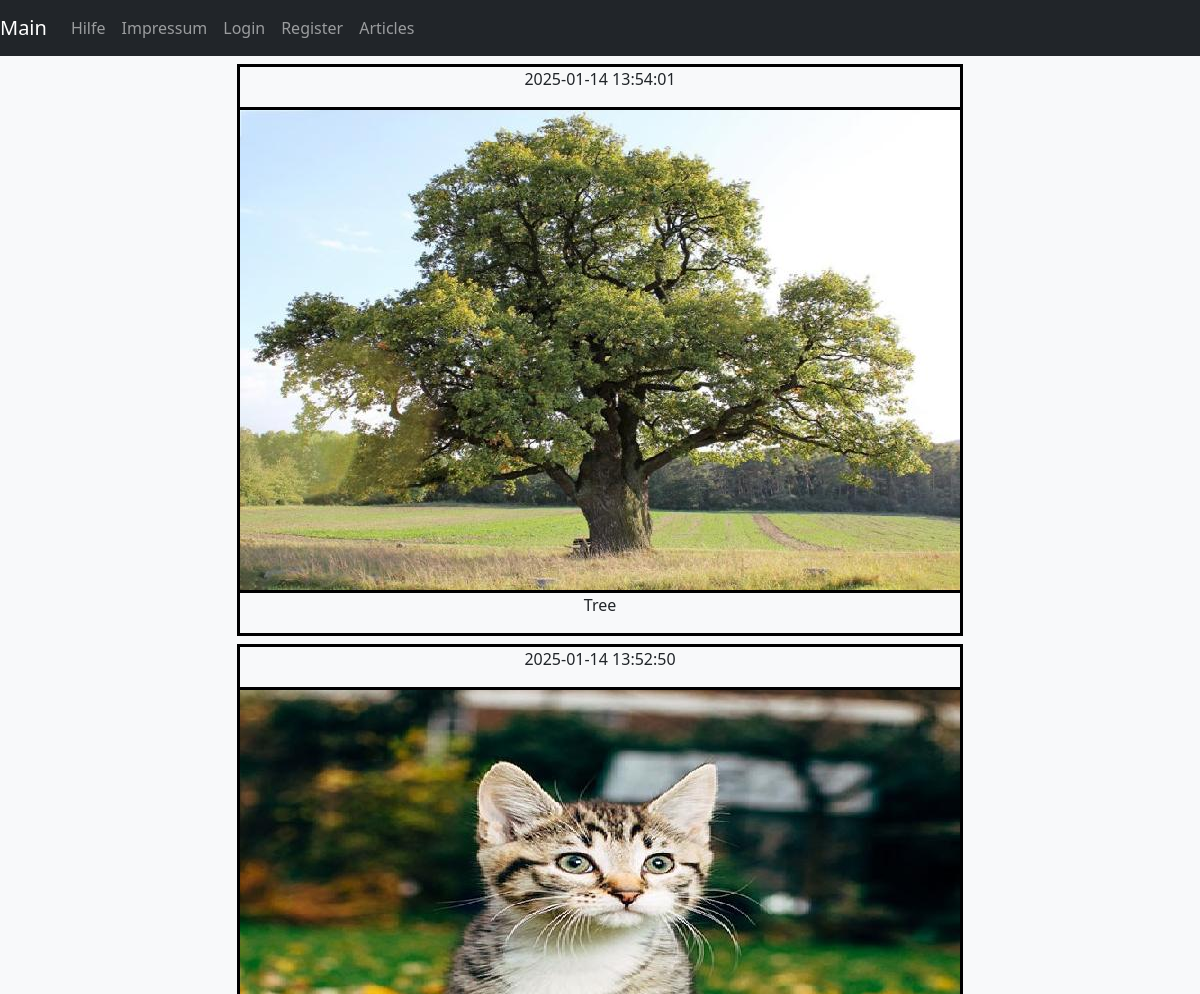
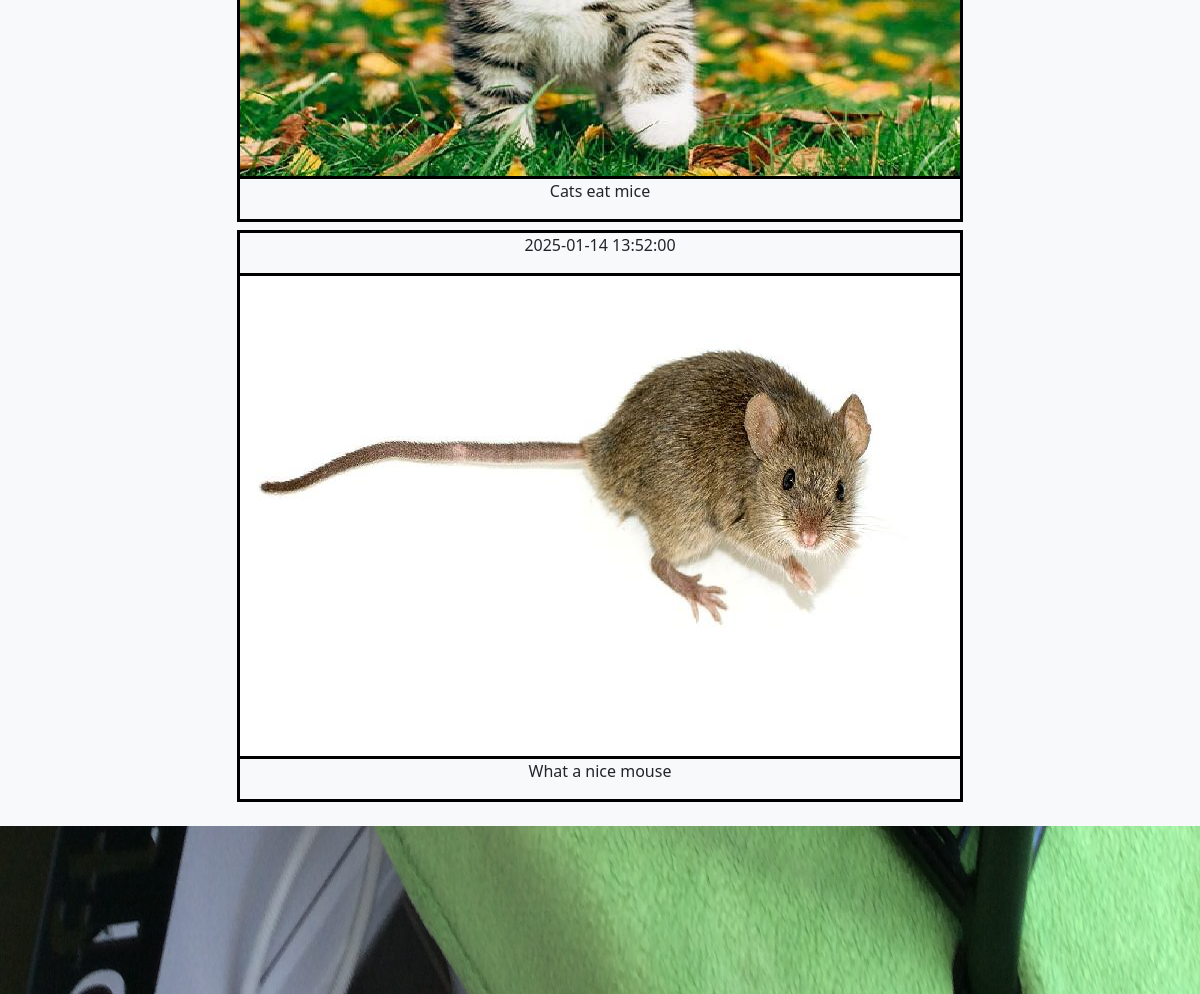
The app's page /sites/articles.php with its own data (2 pictures, top to bottom).
### tables this page shows
CREATE TABLE `article` (
  `Id` int(11) NOT NULL,
  `Comment` varchar(500) NOT NULL,
  `Filename` varchar(100) NOT NULL,
  `UploadDate` datetime NOT NULL
);

### sites/articles.php (called while the page is built)
<?php
$content = '../inc/site-contents/articles-content.php';
include '../inc/site-base.php';
?>

### inc/db-util.php (called while the page is built, shortened)
<?php
$db = NULL;
function getDb() {
    $config = require('..\config\dbaccess.php');
    global $db;
    if (!isset($db)) {
        $db = new mysqli($config["host"], $config["user"], $config["password"], $config["database"]);
    }
    return $db;
}
function getArticles() {
    $db = getDb();
    $result = $db->query("SELECT * FROM article
                          ORDER BY UploadDate DESC");
    $array = [];
    while ($obj = $result->fetch_object()) {
        $array[] = $obj;
    }
    return $array;
}
?>

### inc/site-contents/articles-content.php (the view)
<?php
$dir = "../resources/news/";
$allFiles = scandir($dir);
$files = array_diff($allFiles, array('.', '..'));
usort($files, function($a, $b) {
    $dir = "../resources/news/";
    return filectime($dir . $b) - filectime($dir . $a);
});
$articles = getArticles();
?>
<div class="d-flex justify-content-center">
    <ul class="list-unstyled">
        <?php foreach ($articles as $article):
                if (file_exists($dir . $article -> Filename)):
                    $path_parts = pathinfo($article -> Filename);
                    $filenameWithoutExtension = $path_parts['filename']; ?>
        <li>
            <div class='border border-3 border-black m-2 text-center'>
                <p><?= $article -> UploadDate ?></p>
                <img class="border-top border-bottom border-3 border-black" src="<?= $dir . $article -> Filename ;?>" alt='<?= $filenameWithoutExtension ?>'>
                <p><?= $article -> Comment ;?></p>
            </div>
        </li>
        <?php   endif;
              endforeach; ?>
    </ul>
</div>

### inc/site-base.php (shortened to what this page needs)
<?php
include 'db-util.php';
?>
<!DOCTYPE html>
<html lang="de">
<head>
    <link rel="stylesheet" href="../resources/css/style.css">
    <link rel="stylesheet" href="https://cdn.jsdelivr.net/npm/bootstrap@5.3.3/dist/css/bootstrap.min.css">
</head>
<body>
    <div class="content">
        <?php include '..\\inc\\nav.php';?>
        <main>
            <div class="bg-light">
                <?php
                if (isset($content)) {
                    include $content;
                }
                ?>
            </div>
    </div>
</body>
</html>

### inc/nav.php (shortened to what this page needs)
<nav class="navbar navbar-expand-sm bg-dark navbar-dark">
    <a class="navbar-brand" href="index.php">Main</a>
    <div class="collapse navbar-collapse" id="collapsibleNavbar">
        <ul class="navbar-nav">
            <li class="nav-item">
                <a class="nav-link" href="help.php">Hilfe</a>
            </li>
            <li class="nav-item">
                <a class="nav-link" href="impressum.php">Impressum</a>
            </li>
            <li class="nav-item">
                <a class="nav-link" href="login.php">Login</a>
            </li>
            <?php if (!isset($_SESSION["username"])): ?>
            <li class="nav-item">
                <a class="nav-link" href="register.php">Register</a>
            </li>
            <?php endif; ?>
            <li class="nav-item">
                <a class="nav-link" href="articles.php">Articles</a>
            </li>
        </ul>
    </div>
</nav>

### resources/css/style.css (style rules this page uses)
html, body, main { height: 100%; }
.content { background-image: url("../img/cat\ hotel.jpg"); background-size: 100% 100%; height: 100%; margin: 0; overflow: scroll; }

### records on screen
article: UploadDate "2025-01-14 13:54:01", Filename (picture), Comment "Tree"
article: UploadDate "2025-01-14 13:52:50", Filename (picture), Comment "Cats eat mice"
article: UploadDate "2025-01-14 13:52:00", Filename (picture), Comment "What a nice mouse"
